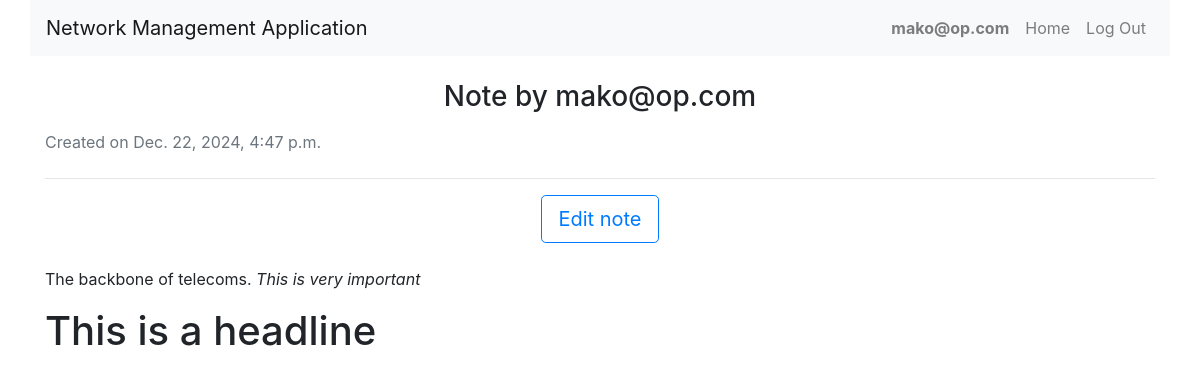
/notes/5/details/ (signed in), run on the app's committed database.
### nms/models.py (models this page shows, shortened)
class User(AbstractUser):
    pass

class Note(models.Model):
    user = models.ForeignKey(User, on_delete=models.CASCADE, related_name='notes')
    title = models.CharField(max_length=100, default="No Title Provided")
    content = models.TextField()  # Store the Markdown content
    created_at = models.DateTimeField(auto_now_add=True)

### nms/views.py (the view)
# urls.py: path('notes/<int:note_id>/details/', views.view_note, name='view_note'),
def view_note(request, note_id):
    note = get_object_or_404(Note, id=note_id)
    rendered_content = md(note.content, extensions=['extra', 'codehilite'])  # Render Markdown
    return render(request, 'nms/view_note.html', {'note': note, 'rendered_content': rendered_content})

### nms/templates/nms/view_note.html
{% extends "nms/layout.html" %}
{% block body %}
<div class="container my-4">
    <h3 class="text-center mb-3">Note by {{ note.user.username }}</h3>
    <div class="text-muted mb-4">
        <span>Created on {{ note.created_at }}</span>
    </div>
    <hr>
    <div class="text-center mb-4">
        <a href="{% url 'edit_note' note.id %}" class="btn btn-outline-primary btn-lg">Edit note</a>
    </div>
    <div class="note-content">
        {{ rendered_content|safe }}
    </div>
</div>
{% endblock %}

### nms/templates/nms/layout.html (shortened to what this page needs)
{% load static %}
<!DOCTYPE html>
<html lang="en">
    <head>
        <link rel="stylesheet" href="https://stackpath.bootstrapcdn.com/bootstrap/4.4.1/css/bootstrap.min.css">
        {% load static %}
        <link href="{% static 'nms/styles.css' %}" rel="stylesheet">
    </head>
    <body>
        <div class="container-fluid">
            <div class="container-fluid">
                <nav class="navbar navbar-expand-lg navbar-light bg-light">
                    <a class="navbar-brand" href="/">Network Management Application</a>
                    <div class="collapse navbar-collapse" id="navbarNav">
                        <ul class="navbar-nav ml-auto">
                            {% if user.is_authenticated %}
                                <li class="nav-item">
                                    <a class="nav-link" href="#"><strong>{{ user.username }}</strong></a>
                                </li>
                                <li class="nav-item">
                                    <a class="nav-link" href="{% url 'index' %}">Home</a>
                                </li>
                                <li class="nav-item">
                                    <a class="nav-link" href="{% url 'logout' %}">Log Out</a>
                                </li>
                            {% endif %}
                        </ul>
                    </div>
                </nav>
          <div class="body mt-4">
            {% block body %}
            {% endblock %}
        </div>
    </div>
    </body>
</html>

### data on the page
User: username "mako@op.com"
Note: user.username "mako@op.com", created_at "Dec. 22, 2024, 4:47 p.m."

### other printed values
{{ rendered_content|safe }} "The backbone of telecoms. This is very important This is a headline"
